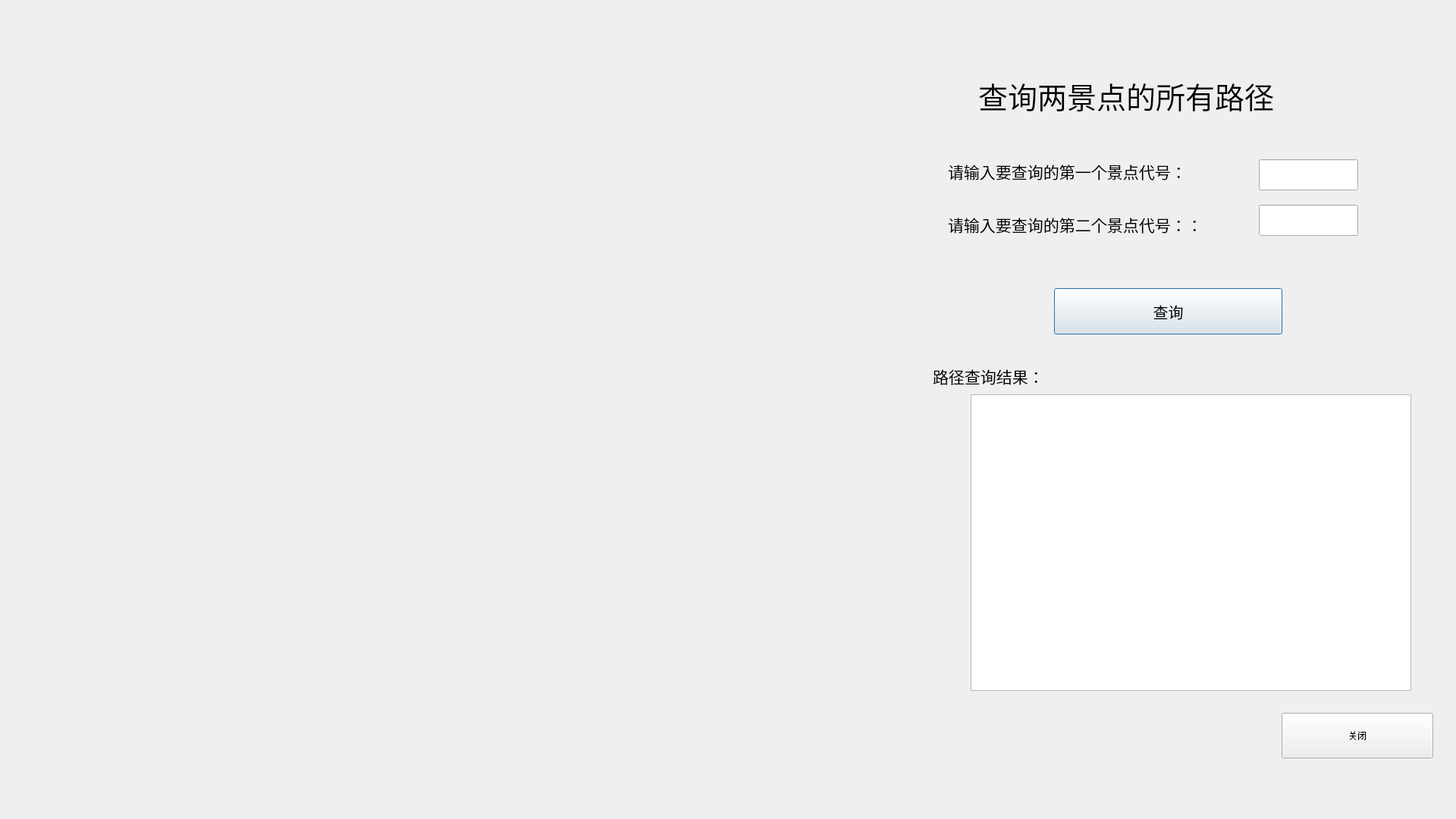
<?xml version="1.0" encoding="UTF-8"?>
<ui version="4.0">
 <class>all_path_n</class>
 <widget class="QDialog" name="all_path_n">
  <property name="geometry">
   <rect>
    <x>0</x>
    <y>0</y>
    <width>1920</width>
    <height>1080</height>
   </rect>
  </property>
  <property name="windowTitle">
   <string>Dialog</string>
  </property>
  <widget class="QLineEdit" name="first_place">
   <property name="geometry">
    <rect>
     <x>1660</x>
     <y>210</y>
     <width>131</width>
     <height>41</height>
    </rect>
   </property>
  </widget>
  <widget class="QLineEdit" name="second_place">
   <property name="geometry">
    <rect>
     <x>1660</x>
     <y>270</y>
     <width>131</width>
     <height>41</height>
    </rect>
   </property>
  </widget>
  <widget class="QTextBrowser" name="result">
   <property name="geometry">
    <rect>
     <x>1280</x>
     <y>520</y>
     <width>581</width>
     <height>391</height>
    </rect>
   </property>
   <property name="font">
    <font>
     <pointsize>12</pointsize>
    </font>
   </property>
  </widget>
  <widget class="QPushButton" name="find_dtn">
   <property name="geometry">
    <rect>
     <x>1390</x>
     <y>380</y>
     <width>301</width>
     <height>61</height>
    </rect>
   </property>
   <property name="font">
    <font>
     <pointsize>15</pointsize>
    </font>
   </property>
   <property name="text">
    <string>查询</string>
   </property>
  </widget>
  <widget class="QPushButton" name="return_btn">
   <property name="geometry">
    <rect>
     <x>1690</x>
     <y>940</y>
     <width>200</width>
     <height>60</height>
    </rect>
   </property>
   <property name="text">
    <string>关闭</string>
   </property>
  </widget>
  <widget class="QLabel" name="label_1">
   <property name="geometry">
    <rect>
     <x>1250</x>
     <y>210</y>
     <width>391</width>
     <height>31</height>
    </rect>
   </property>
   <property name="font">
    <font>
     <pointsize>16</pointsize>
    </font>
   </property>
   <property name="text">
    <string>请输入要查询的第一个景点代号：</string>
   </property>
  </widget>
  <widget class="QLabel" name="label_result">
   <property name="geometry">
    <rect>
     <x>1230</x>
     <y>480</y>
     <width>401</width>
     <height>31</height>
    </rect>
   </property>
   <property name="font">
    <font>
     <pointsize>16</pointsize>
    </font>
   </property>
   <property name="text">
    <string>路径查询结果：</string>
   </property>
  </widget>
  <widget class="QLabel" name="label_2">
   <property name="geometry">
    <rect>
     <x>1250</x>
     <y>280</y>
     <width>401</width>
     <height>31</height>
    </rect>
   </property>
   <property name="font">
    <font>
     <pointsize>16</pointsize>
    </font>
   </property>
   <property name="text">
    <string>请输入要查询的第二个景点代号：：</string>
   </property>
  </widget>
  <widget class="QLabel" name="label">
   <property name="geometry">
    <rect>
     <x>1290</x>
     <y>70</y>
     <width>491</width>
     <height>111</height>
    </rect>
   </property>
   <property name="font">
    <font>
     <family>黑体</family>
     <pointsize>29</pointsize>
     <weight>50</weight>
     <bold>false</bold>
    </font>
   </property>
   <property name="text">
    <string>查询两景点的所有路径</string>
   </property>
  </widget>
 </widget>
 <resources/>
 <connections>
  <connection>
   <sender>return_btn</sender>
   <signal>clicked()</signal>
   <receiver>all_path_n</receiver>
   <slot>close()</slot>
   <hints>
    <hint type="sourcelabel">
     <x>1789</x>
     <y>979</y>
    </hint>
    <hint type="destinationlabel">
     <x>959</x>
     <y>539</y>
    </hint>
   </hints>
  </connection>
 </connections>
</ui>
